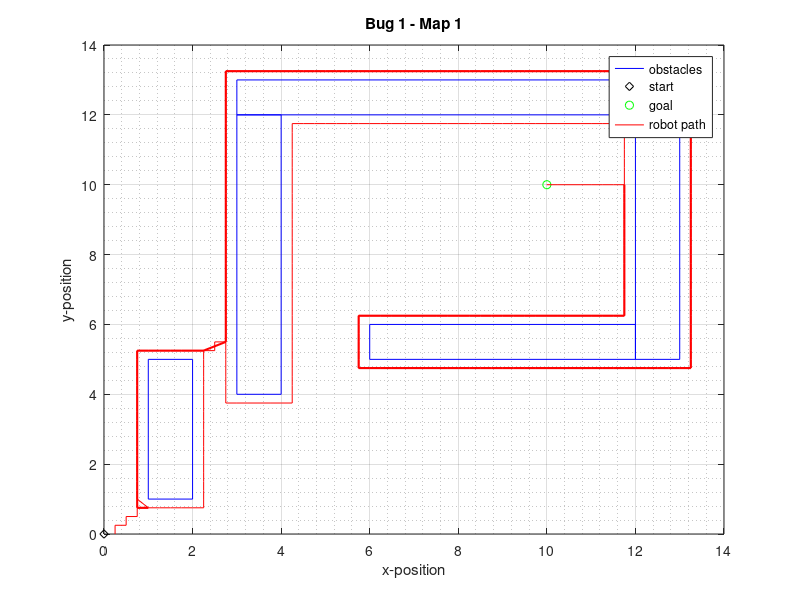
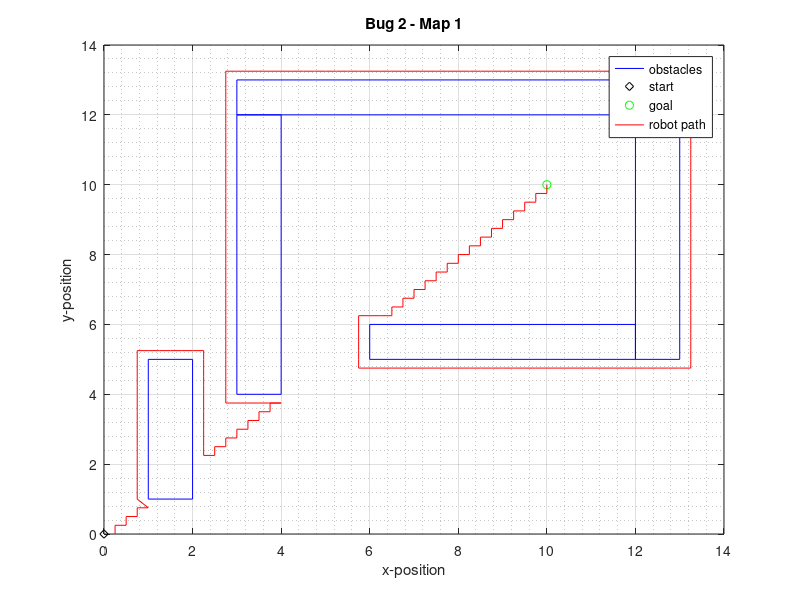
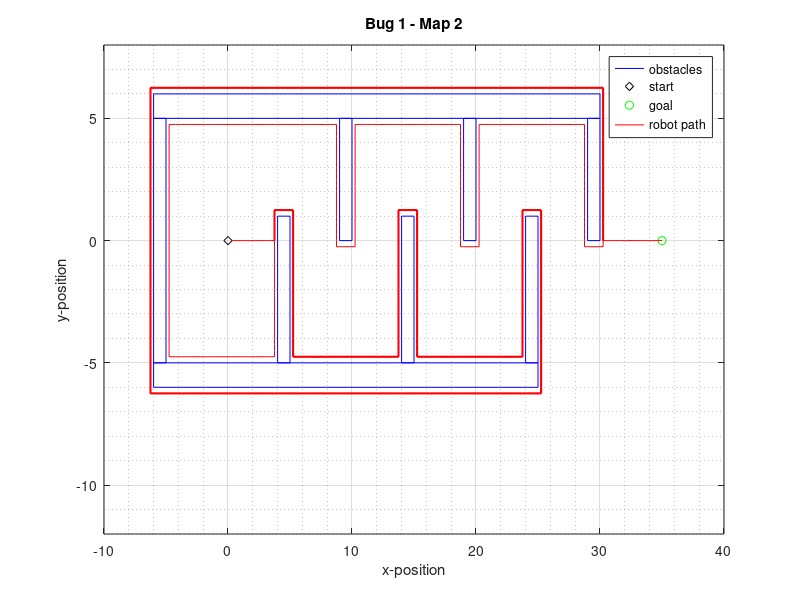
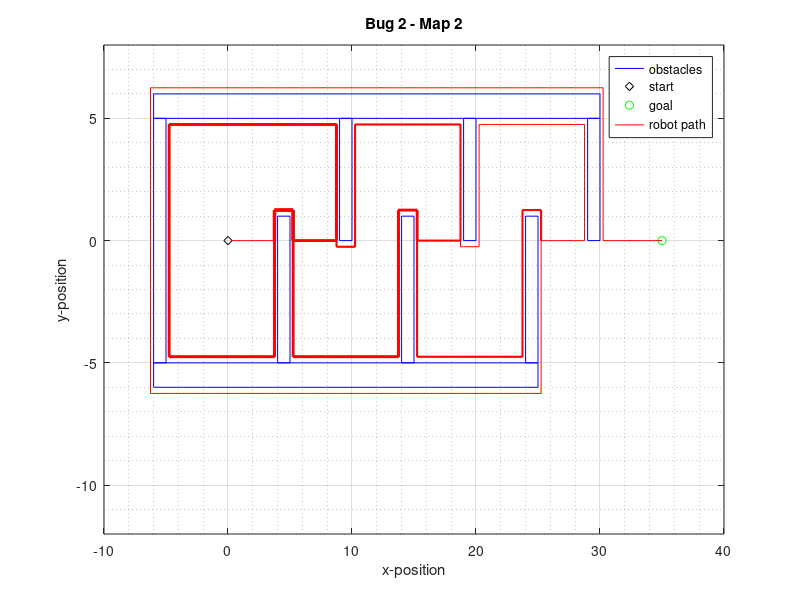

Here is the MATLAB script that generated these plots, in order:
%% Housekeeping
clear all
close all
clc

%% Variable Init
qstrt = [0,0];
qgoal1 = [10,10];
qgoal2 = [35,0];

% Define obstacle vertices
W1_WO1 = [1,1; 2,1; 2,5; 1,5];
W1_WO2 = [3,4; 4,4; 4,12; 3,12];
W1_WO3 = [3,12; 12,12; 12,13; 3,13];
W1_WO4 = [12,5; 13,5; 13,13; 12,13];
W1_WO5 = [6,5; 12,5; 12,6; 6,6];
W1 = [W1_WO1 W1_WO2 W1_WO3 W1_WO4 W1_WO5];

W2_WO1 = [-6,-6; 25,-6; 25,-5; -6,-5];
W2_WO2 = [-6,5; 30,5; 30,6; -6,6];
W2_WO3 = [-6,-5; -5,-5; -5,5; -6,5];
W2_WO4 = [4,-5; 5,-5; 5,1; 4,1];
W2_WO5 = [9,0; 10,0; 10,5; 9,5];
W2_WO6 = [14,-5; 15,-5; 15,1; 14,1];
W2_WO7 = [19,0; 20,0; 20,5; 19,5];
W2_WO8 = [24,-5; 25,-5; 25,1; 24,1];
W2_WO9 = [29,0; 30,0; 30,5; 29,5];
W2 = [W2_WO1 W2_WO2 W2_WO3 W2_WO4 W2_WO5 W2_WO6 W2_WO7 W2_WO8 W2_WO9];

%% Bug1 Map1
scale_bug1_map1 = 4;
h = zeros(4,1);
% Plot obstacles
for i=1:2:length(W1)
   h(1) = plot([W1(:,i);W1(1,i)],[W1(:,i+1);W1(1,i+1)],'b');
   hold on
end
% Plot start and goal points
h(2) = plot(qstrt(1),qstrt(2),'dk');
h(3) = plot(qgoal1(1),qgoal1(2),'og');
grid on
grid minor

% Load path from csv
mat = csvread('bug1_map1.csv');
mat = mat./scale_bug1_map1;
length_bug1_map1 = length(mat)/scale_bug1_map1;


h(4) = plot(mat(:,1),mat(:,2),'r');
% Plot repeated points with thicker marker
duplicate_value = mat;
repeated = 1.5;
while(1)
    % indices to unique values in column 3
    [~, ind] = unique(duplicate_value, 'rows');
    % duplicate indices
    duplicate_ind = setdiff(1:size(duplicate_value, 1), ind);
    if isempty(duplicate_ind)
       break; 
    end
    % duplicate values
    duplicate_value = duplicate_value(duplicate_ind, :);
    h(5) = plot(duplicate_value(:,1),duplicate_value(:,2),'r','Linewidth',repeated);
end

title('Bug 1 - Map 1');
xlabel('x-position');
ylabel('y-position');

legend(h,'obstacles','start','goal','robot path','Location','best')
%% Bug2 Map1
scale_bug2_map1 = 4;
figure
h1 = zeros(4,1);
% Plot obstacles
for i=1:2:length(W1)
   h1(1) = plot([W1(:,i);W1(1,i)],[W1(:,i+1);W1(1,i+1)],'b');
   hold on
end

% Plot start and goal points
h1(2) = plot(qstrt(1),qstrt(2),'dk');
h1(3) = plot(qgoal1(1),qgoal1(2),'og');
grid on
grid minor

% Load path from csv
mat1 = csvread('bug2_map1.csv');
mat1 = mat1./scale_bug2_map1;
length_bug2_map1 = length(mat1)/scale_bug2_map1;

h1(4) = plot(mat1(:,1),mat1(:,2),'r');
% Plot repeated points with thicker marker
duplicate_value = mat1;
repeated = 1.5;
while(1)
    % indices to unique values in column 3
    [~, ind] = unique(duplicate_value, 'rows');
    % duplicate indices
    duplicate_ind = setdiff(1:size(duplicate_value, 1), ind);
    if isempty(duplicate_ind)
       break; 
    end
    % duplicate values
    duplicate_value = duplicate_value(duplicate_ind, :);
    h1(5) = plot(duplicate_value(:,1),duplicate_value(:,2),'r','Linewidth',repeated);
end
title('Bug 2 - Map 1');
xlabel('x-position');
ylabel('y-position');

legend(h1,'obstacles','start','goal','robot path','Location','best')


%% Bug1 Map2
scale_bug1_map2 = 4;
figure
h2 = zeros(4,1);
% Plot obstacles
for i=1:2:length(W2)
   h2(1) = plot([W2(:,i);W2(1,i)],[W2(:,i+1);W2(1,i+1)],'b');
   hold on
end

% Plot start and goal points
h2(2) = plot(qstrt(1),qstrt(2),'dk');
h2(3) = plot(qgoal2(1),qgoal2(2),'og');

% Load in path from csv
mat2 = csvread('bug1_map2.csv');
mat2 = mat2./scale_bug1_map2;
length_bug1_map2 = length(mat2)/scale_bug1_map2;

h2(4) = plot(mat2(:,1),mat2(:,2),'r');
% Plot repeated points with thicker marker
duplicate_value = mat2;
repeated = 1.5;
while(1)
    % indices to unique values in column 3
    [~, ind] = unique(duplicate_value, 'rows');
    % duplicate indices
    duplicate_ind = setdiff(1:size(duplicate_value, 1), ind);
    if isempty(duplicate_ind)
       break; 
    end
    % duplicate values
    duplicate_value = duplicate_value(duplicate_ind, :);
    h2(5) = plot(duplicate_value(:,1),duplicate_value(:,2),'r','Linewidth',repeated);
end
%plot([qstrt(1) qgoal1(1)],[qstrt(2) qgoal1(2)])
grid on
grid minor

title('Bug 1 - Map 2');
xlabel('x-position');
ylabel('y-position');
legend(h2,'obstacles','start','goal','robot path','Location','best')
ylim([-12, 8])

%% Bug2 Map2
scale_bug2_map2 = 4;
figure
h3 = zeros(4,1);
% Plot obstacles
for i=1:2:length(W2)
   h3(1) = plot([W2(:,i);W2(1,i)],[W2(:,i+1);W2(1,i+1)],'b');
   hold on
end
% Plot start and goal points
h3(2) = plot(qstrt(1),qstrt(2),'dk');
h3(3) = plot(qgoal2(1),qgoal2(2),'og');

% Load in path from csv
mat3 = csvread('bug2_map2.csv');
mat3 = mat3./scale_bug2_map2;
length_bug2_map2 = length(mat3)/scale_bug2_map2;

h3(4) = plot(mat3(:,1),mat3(:,2),'r');

% Plot repeated points with thicker marker
duplicate_value = mat3;
repeated = 1.5;
while(1)
    % indices to unique values in column 3
    [~, ind] = unique(duplicate_value, 'rows');
    % duplicate indices
    duplicate_ind = setdiff(1:size(duplicate_value, 1), ind);
    if isempty(duplicate_ind)
       break; 
    end
    % duplicate values
    duplicate_value = duplicate_value(duplicate_ind, :);
    h3(5) = plot(duplicate_value(:,1),duplicate_value(:,2),'r','Linewidth',repeated);
    repeated = repeated + 0.5;
end
grid on
grid minor

title('Bug 2 - Map 2');
xlabel('x-position');
ylabel('y-position');
legend(h3,'obstacles','start','goal','robot path','Location','best')
ylim([-12, 8])

fprintf("The path length for bug1 map1 = %f\n",length_bug1_map1)
fprintf("The path length for bug2 map1 = %f\n",length_bug2_map1)
fprintf("The path length for bug1 map2 = %f\n",length_bug1_map2)
fprintf("The path length for bug2 map2 = %f\n",length_bug2_map2)

fprintf("For the Bug 1 algorithm, I would expect the path length for a \n")
fprintf("right turning robot to be the same as for a left turning robot\n")
fprintf("because the robot has to circumnavigate the entire obstacle\n")
fprintf("regardless and then motion to goal at the closest point. \n")
fprintf("The upper bound on the path length is D+(3/2)*sum(obstacle_perimeter).\n")
fprintf("However, I would expect different lengths for the Bug 2\n")
fprintf("algorithm since the upper bound of the path length depends on\n")
fprintf("the number of m-line intersections and many of those intersections\n")
fprintf("could be further from the goal as the previous intersection thus\n")
fprintf("increasing the path length more.\n")
